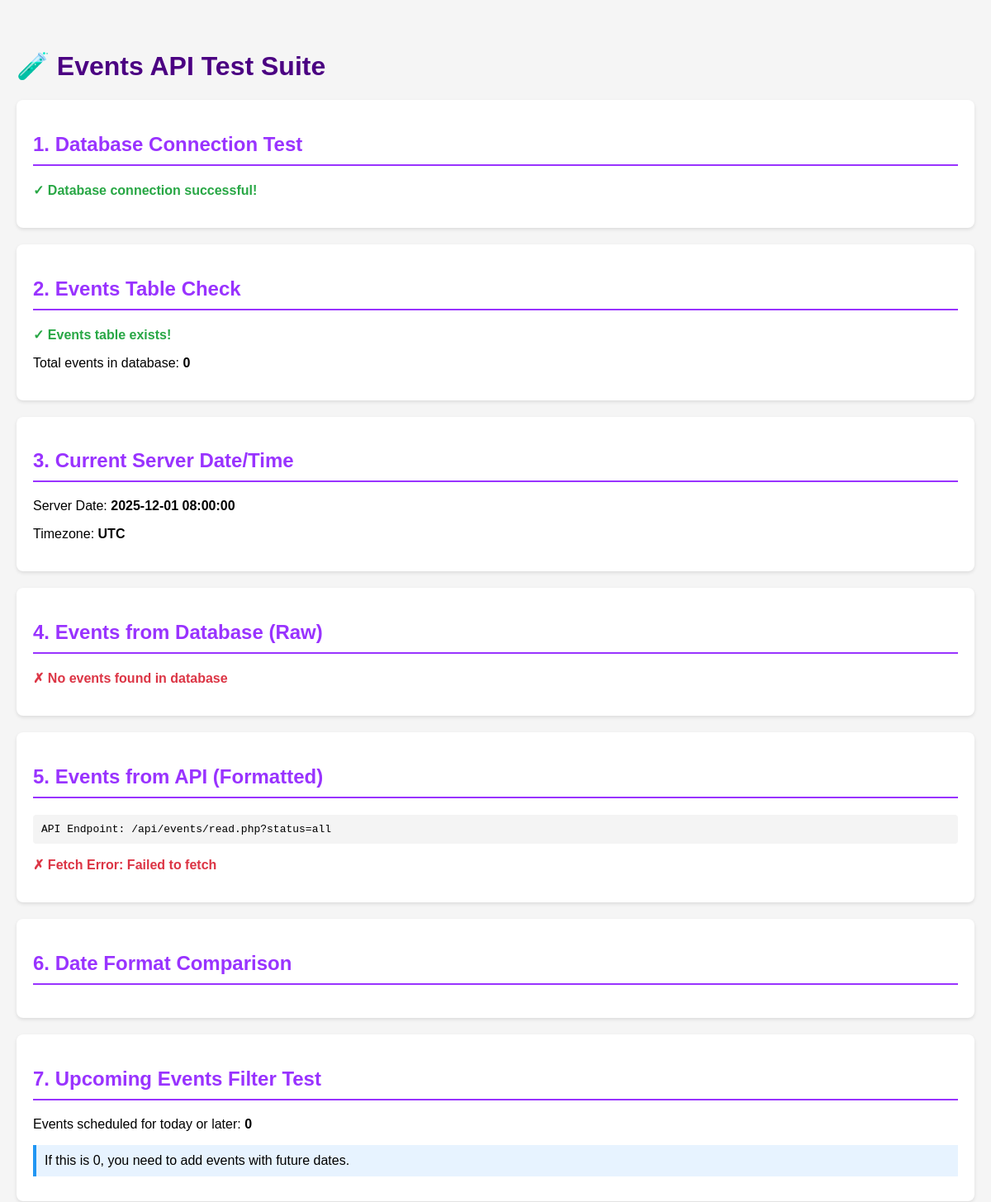
The app's page /test_events_api.php (upper part), older data.
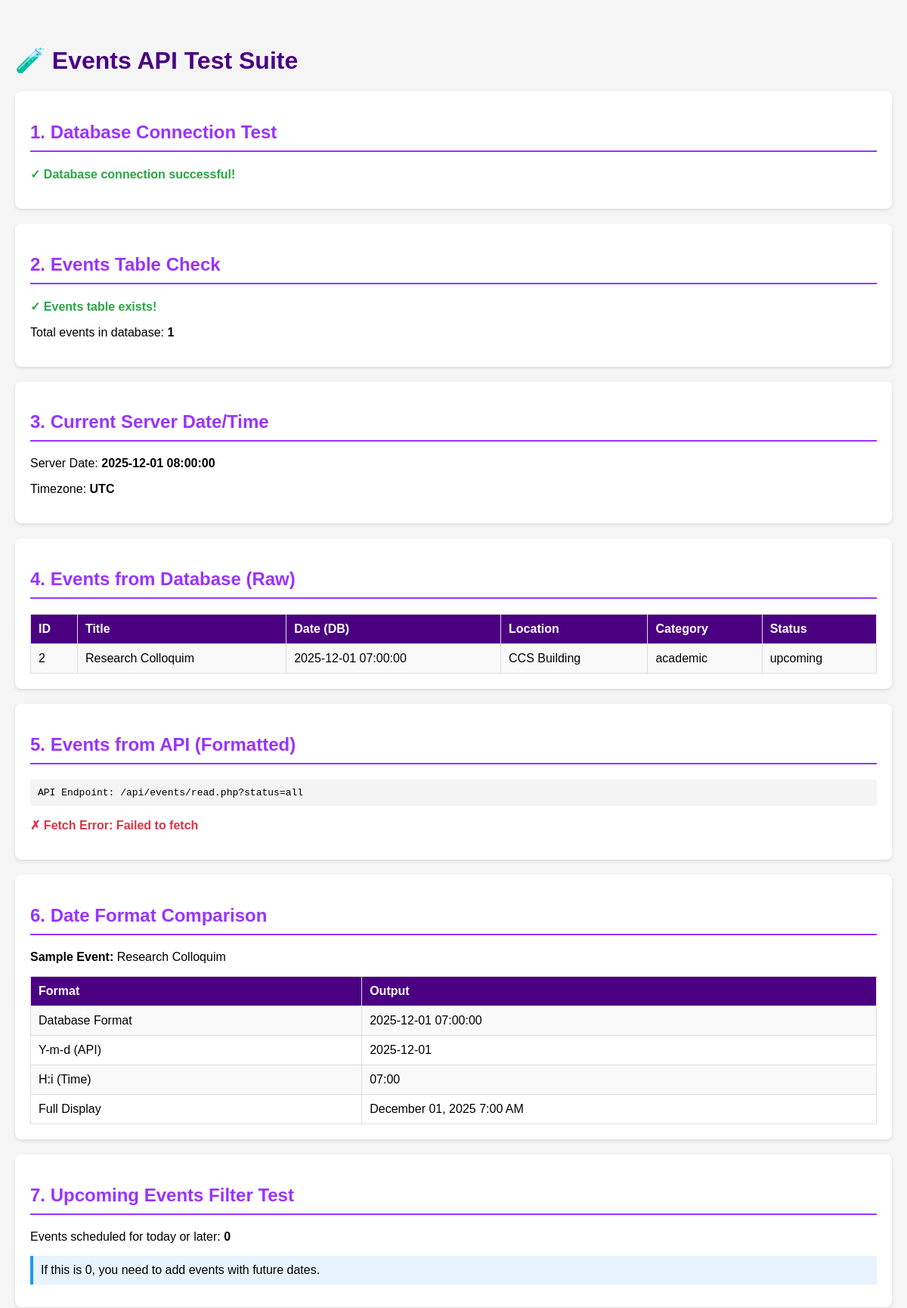
The same page, newer data.
### tables this page shows
CREATE TABLE `events` (
  `id` int(11) NOT NULL,
  `title` varchar(255) NOT NULL,
  `description` text DEFAULT NULL,
  `date` datetime NOT NULL,
  `end_date` datetime DEFAULT NULL,
  `is_multi_day` tinyint(1) DEFAULT 0,
  `location` varchar(255) DEFAULT NULL,
  `category` varchar(50) DEFAULT 'general',
  `status` enum('upcoming','ongoing','completed','cancelled','archived') DEFAULT 'upcoming',
  `created_by` varchar(255) DEFAULT NULL,
  `created_at` timestamp NOT NULL DEFAULT current_timestamp(),
  `updated_at` timestamp NOT NULL DEFAULT current_timestamp() ON UPDATE current_timestamp()
);

### test_events_api.php (the view, shortened to what this page needs)
<!DOCTYPE html>
<html lang="en">
<head>
</head>
<body>
    <h1>🧪 Events API Test Suite</h1>
    <div class="test-section">
        <h2>1. Database Connection Test</h2>
        <?php
        try {
            $database = new Database();
            $conn = $database->getConnection();
            echo '<p class="success">✓ Database connection successful!</p>';
        } catch (Exception $e) {
            echo '<p class="error">✗ Database connection failed: ' . htmlspecialchars($e->getMessage()) . '</p>';
            exit;
        }
        ?>
    </div>
    <div class="test-section">
        <h2>2. Events Table Check</h2>
        <?php
        try {
            $stmt = $conn->query("SHOW TABLES LIKE 'events'");
            if ($stmt->rowCount() > 0) {
                echo '<p class="success">✓ Events table exists!</p>';
                $stmt = $conn->query("SELECT COUNT(*) as count FROM events");
                $result = $stmt->fetch(PDO::FETCH_ASSOC);
                echo '<p>Total events in database: <strong>' . $result['count'] . '</strong></p>';
            } else {
                echo '<p class="error">✗ Events table does not exist!</p>';
                echo '<div class="info">Please run: <code>sql/create_events_table.sql</code></div>';
            }
        } catch (Exception $e) {
            echo '<p class="error">✗ Error checking table: ' . htmlspecialchars($e->getMessage()) . '</p>';
        }
        ?>
    </div>
    <div class="test-section">
        <h2>3. Current Server Date/Time</h2>
        <?php
        $serverTime = new DateTime();
        echo '<p>Server Date: <strong>' . $serverTime->format('Y-m-d H:i:s') . '</strong></p>';
        echo '<p>Timezone: <strong>' . date_default_timezone_get() . '</strong></p>';
        ?>
    </div>
    <div class="test-section">
        <h2>4. Events from Database (Raw)</h2>
        <?php
        try {
            $query = "SELECT id, title, date, location, category, status
                      FROM events
                      ORDER BY date ASC";
            $stmt = $conn->query($query);
            $events = $stmt->fetchAll(PDO::FETCH_ASSOC);
            if (count($events) > 0) {
                echo '<table>';
                echo '<tr><th>ID</th><th>Title</th><th>Date (DB)</th><th>Location</th><th>Category</th><th>Status</th></tr>';
                foreach ($events as $event) {
                    echo '<tr>';
                    echo '<td>' . htmlspecialchars($event['id']) . '</td>';
                    echo '<td>' . htmlspecialchars($event['title']) . '</td>';
                    echo '<td>' . htmlspecialchars($event['date']) . '</td>';
                    echo '<td>' . htmlspecialchars($event['location']) . '</td>';
                    echo '<td>' . htmlspecialchars($event['category']) . '</td>';
                    echo '<td>' . htmlspecialchars($event['status']) . '</td>';
                    echo '</tr>';
                }
                echo '</table>';
            } else {
                echo '<p class="error">✗ No events found in database</p>';
            }
        } catch (Exception $e) {
            echo '<p class="error">✗ Error: ' . htmlspecialchars($e->getMessage()) . '</p>';
        }
        ?>
    </div>
    <div class="test-section">
        <h2>5. Events from API (Formatted)</h2>
        <div class="code">
            API Endpoint: /api/events/read.php?status=all
        </div>
        <div id="apiResponse"></div>
    </div>
    <div class="test-section">
        <h2>6. Date Format Comparison</h2>
        <?php
        if (isset($events) && count($events) > 0) {
            $sampleEvent = $events[0];
            $eventDate = new DateTime($sampleEvent['date']);
            echo '<p><strong>Sample Event:</strong> ' . htmlspecialchars($sampleEvent['title']) . '</p>';
            echo '<table>';
            echo '<tr><th>Format</th><th>Output</th></tr>';
            echo '<tr><td>Database Format</td><td>' . htmlspecialchars($sampleEvent['date']) . '</td></tr>';
            echo '<tr><td>Y-m-d (API)</td><td>' . $eventDate->format('Y-m-d') . '</td></tr>';
            echo '<tr><td>H:i (Time)</td><td>' . $eventDate->format('H:i') . '</td></tr>';
            echo '<tr><td>Full Display</td><td>' . $eventDate->format('F d, Y g:i A') . '</td></tr>';
            echo '</table>';
        }
        ?>
    </div>
    <div class="test-section">
        <h2>7. Upcoming Events Filter Test</h2>
        <?php
        try {
            $now = date('Y-m-d H:i:s');
            $query = "SELECT COUNT(*) as count
                      FROM events
                      WHERE date >= :now AND status = 'upcoming'";
            $stmt = $conn->prepare($query);
            $stmt->bindParam(':now', $now);
            $stmt->execute();
            $result = $stmt->fetch(PDO::FETCH_ASSOC);
            echo '<p>Events scheduled for today or later: <strong>' . $result['count'] . '</strong></p>';
            echo '<p class="info">If this is 0, you need to add events with future dates.</p>';
        } catch (Exception $e) {
            echo '<p class="error">✗ Error: ' . htmlspecialchars($e->getMessage()) . '</p>';
        }
        ?>
    </div>
</body>
</html>

### test_events_api.php (style rules this page uses)
body { font-family: Arial, sans-serif; max-width: 1200px; margin: 20px auto; padding: 20px; background: #f5f5f5; }
.test-section { background: white; padding: 20px; margin-bottom: 20px; border-radius: 8px; box-shadow: 0 2px 4px rgba(0,0,0,0.1); }
h1 { color: #4B0082; }
h2 { color: #9933ff; border-bottom: 2px solid #9933ff; padding-bottom: 10px; }
.success { color: #28a745; font-weight: bold; }
table { width: 100%; border-collapse: collapse; margin-top: 10px; }
th, td { padding: 10px; text-align: left; border: 1px solid #ddd; }
th { background: #4B0082; color: white; }
tr:nth-child(even) { background: #f9f9f9; }
.info { background: #e7f3ff; border-left: 4px solid #2196F3; padding: 10px; margin: 10px 0; }
.code { background: #f4f4f4; padding: 10px; border-radius: 4px; font-family: monospace; overflow-x: auto; }
.error { color: #dc3545; font-weight: bold; }

Row changes from the older to the newer data that the page shows:
added events: id "2", title "Research Colloquim", date "2025-12-01 07:00:00", location "CCS Building", category "academic", status "upcoming", date "2025-12-01", date "07:00", date "December 01, 2025 7:00 AM"
Text that changed along with them:
$result['count']: "0" → "1"
text no longer shown: "✗ No events found in database"
text now shown: "ID Title Date (DB) Location Category Status Sample Event: Format Output Database Format Y-m-d (API) H:i (Time) Full Display"
